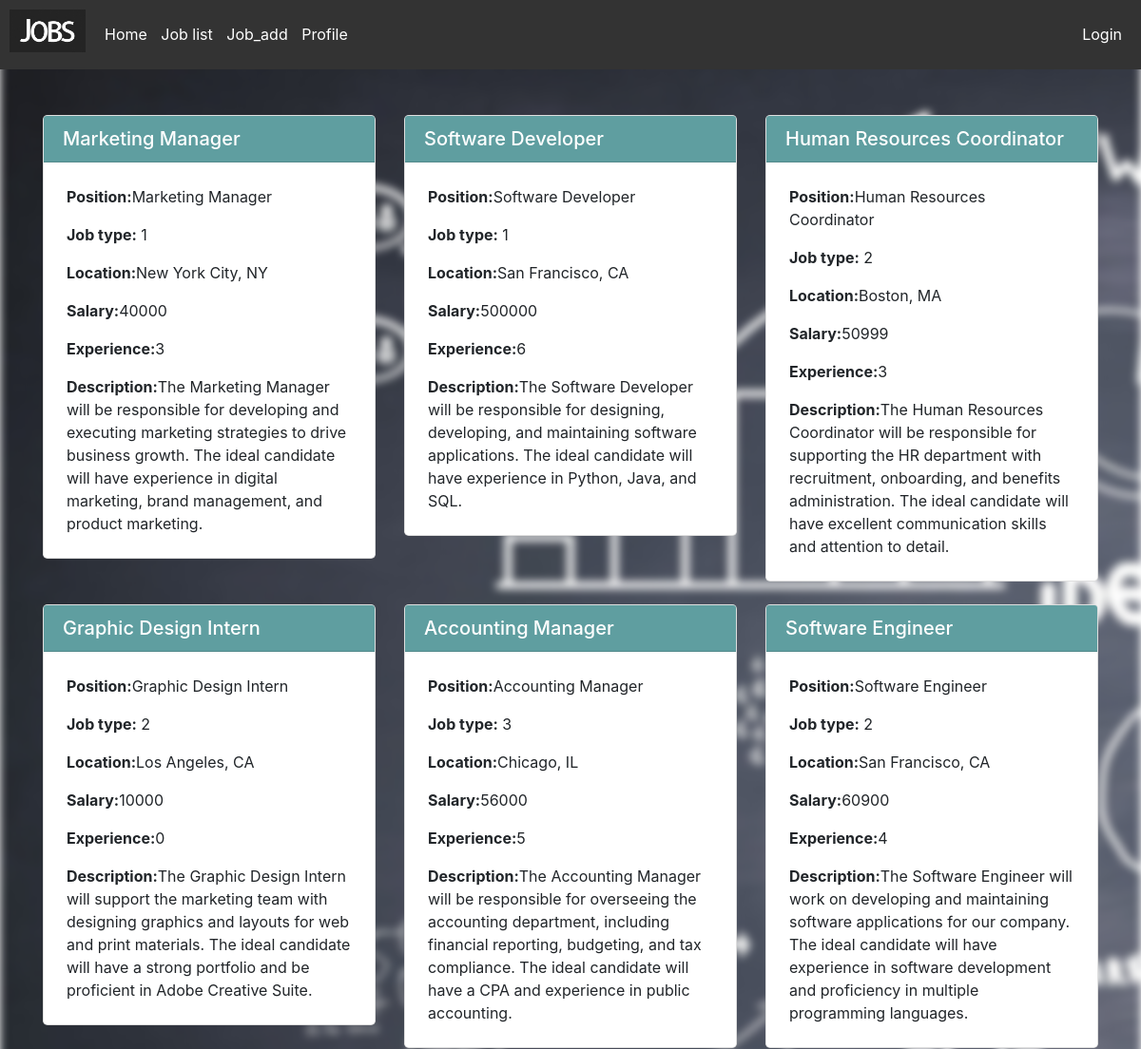
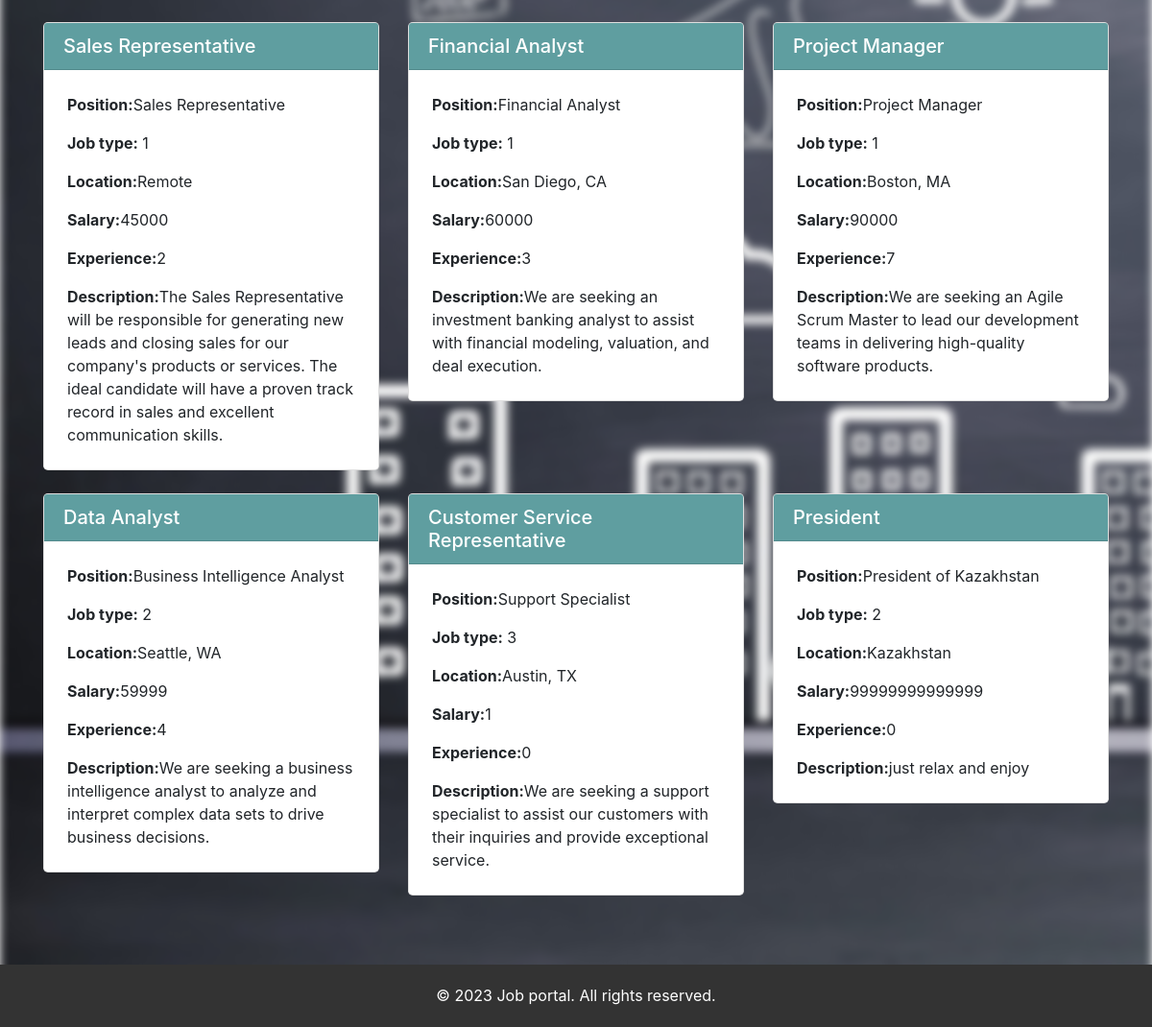
Screenshot of /jobs/ with the database file from the repository (2 pictures, top to bottom).
### job_portal/models.py (models this page shows, shortened)
class Job(models.Model):
    job_name = models.CharField(max_length=200, default='')
    position = models.CharField(max_length=100, default='')
    JOB_TYPE = (
        ('1', "Full time"),
        ('2', "Part time"),
        ('3', "Internship"),
    )
    job_type = models.CharField(choices=JOB_TYPE, max_length=1)
    location = models.CharField(max_length=100, default='')
    salary = models.IntegerField(null=True)
    experience = models.IntegerField(null=True)
    description = models.CharField(max_length=255, default='')

### job_portal/views.py (the view)
# urls.py: path('jobs/', views.job_list, name='job_list'),
def job_list(request):
    jobs = Job.objects.all()
    return render(request, 'job_portal/job_list.html', {'jobs': jobs})

### job_portal/templates/job_portal/job_list.html (shortened to what this page needs)
{% extends 'base.html' %}
{% load static %}
{% block content %}
    <div class="container my-5">
        <div class="row">
            {% for job in jobs %}
            <div class="col-lg-4 mb-4">
                <div class="card rounded-lg">
                    <div class="card-header navycolor">
                        <h5 class="mb-0">{{ job.job_name }}</h5>
                    </div>
                    <div class="card-body p-4">
                        <p class="card-text"><strong>Position:</strong>{{ job.position }}</p>
                        <p class="card-text"><strong>Job type:</strong> {{ job.job_type }}</p>
                        <p class="card-text"><strong>Location:</strong>{{job.location}}</p>
                        <p class="card-text"><strong>Salary:</strong>{{job.salary}}</p>
                        <p class="card-text"><strong>Experience:</strong>{{job.experience}}</p>
                        <p class="card-text"><strong>Description:</strong>{{job.description}}</p>
                    </div>
                </div>
            </div>
            {% endfor %}
        </div>
    </div>
{% endblock content %}

### job_portal/templates/job_portal/job_list.html (style rules this page uses)
.navycolor { background-color: #5F9EA0; color: white; border-radius: 0.25rem 0.25rem 0 0; }

### rows the page displays
Job: job_name "Marketing Manager", position "Marketing Manager", job_type "1", location "New York City, NY", salary "40000", experience "3", description "The Marketing Manager will be responsible for developing and executing marketing strategies to drive business growth. The ideal candidate will have experience in digital marketing, brand management, and product marketing."
Job: job_name "Software Developer", position "Software Developer", job_type "1", location "San Francisco, CA", salary "500000", experience "6", description "The Software Developer will be responsible for designing, developing, and maintaining software applications. The ideal candidate will have experience in Python, Java, and SQL."
Job: job_name "Human Resources Coordinator", position "Human Resources Coordinator", job_type "2", location "Boston, MA", salary "50999", experience "3", description "The Human Resources Coordinator will be responsible for supporting the HR department with recruitment, onboarding, and benefits administration. The ideal candidate will have excellent communication skills and attention to detail."
Job: job_name "Graphic Design Intern", position "Graphic Design Intern", job_type "2", location "Los Angeles, CA", salary "10000", experience "0", description "The Graphic Design Intern will support the marketing team with designing graphics and layouts for web and print materials. The ideal candidate will have a strong portfolio and be proficient in Adobe Creative Suite."
Job: job_name "Accounting Manager", position "Accounting Manager", job_type "3", location "Chicago, IL", salary "56000", experience "5", description "The Accounting Manager will be responsible for overseeing the accounting department, including financial reporting, budgeting, and tax compliance. The ideal candidate will have a CPA and experience in public accounting."
Job: job_name "Software Engineer", position "Software Engineer", job_type "2", location "San Francisco, CA", salary "60900", experience "4", description "The Software Engineer will work on developing and maintaining software applications for our company. The ideal candidate will have experience in software development and proficiency in multiple programming languages."
Job: job_name "Sales Representative", position "Sales Representative", job_type "1", location "Remote", salary "45000", experience "2", description "The Sales Representative will be responsible for generating new leads and closing sales for our company's products or services. The ideal candidate will have a proven track record in sales and excellent communication skills."
Job: job_name "Financial Analyst", position "Financial Analyst", job_type "1", location "San Diego, CA", salary "60000", experience "3", description "We are seeking an investment banking analyst to assist with financial modeling, valuation, and deal execution."
Job: job_name "Project Manager", position "Project Manager", job_type "1", location "Boston, MA", salary "90000", experience "7", description "We are seeking an Agile Scrum Master to lead our development teams in delivering high-quality software products."
Job: job_name "Data Analyst", position "Business Intelligence Analyst", job_type "2", location "Seattle, WA", salary "59999", experience "4", description "We are seeking a business intelligence analyst to analyze and interpret complex data sets to drive business decisions."
Job: job_name "Customer Service Representative", position "Support Specialist", job_type "3", location "Austin, TX", salary "1", experience "0", description "We are seeking a support specialist to assist our customers with their inquiries and provide exceptional service."
Job: job_name "President", position "President of Kazakhstan", job_type "2", location "Kazakhstan", salary "99999999999999", experience "0", description "just relax and enjoy"
